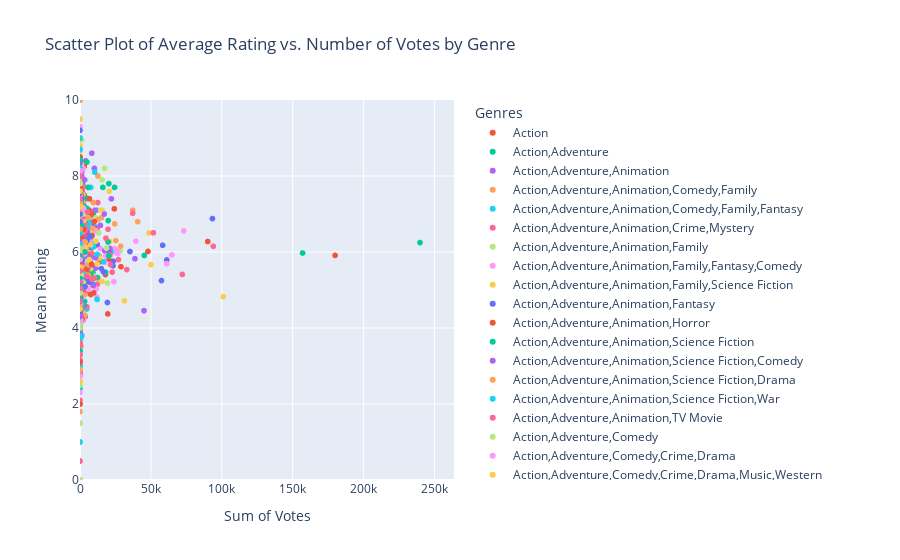

Notebook cell for this chart:
### Markdown cell above
### A scatter plot showing the average rating against sum of voter count

### Code cell
import plotly.express as px

# Create scatter plot
fig = px.scatter(
    tmdb_genre_aggs,
    x='sum_vote_count',
    y='avg_rating',
    color='genre_names',
    hover_data={'sum_vote_count': True, 'avg_rating': True, 'genre_names': True},
    labels={'sum_vote_count': 'Number of Votes', 'avg_rating': 'Average Rating', 'genre_names': 'Genre'},
    title='Scatter Plot of Average Rating vs. Number of Votes by Genre'
)

# Customize layout for better interactivity
fig.update_layout(
    legend_title='Genres',
    legend=dict(
        x=1.05,  # Position the legend outside the plot area
        y=1,
        traceorder='normal',
        orientation='v'
    ),
    xaxis_title='Sum of Votes',
    yaxis_title='Mean Rating',
    xaxis=dict(
        title='Sum of Votes',
        range=[0, tmdb_genre_aggs['sum_vote_count'].max() * 1.1]  # Set range with some padding
    ),
    yaxis=dict(
        title='Mean Rating',
        range=[0, 10]  # Set range, assuming rating is between 0 and 10
    )
)

# Show the plot
fig.show()
